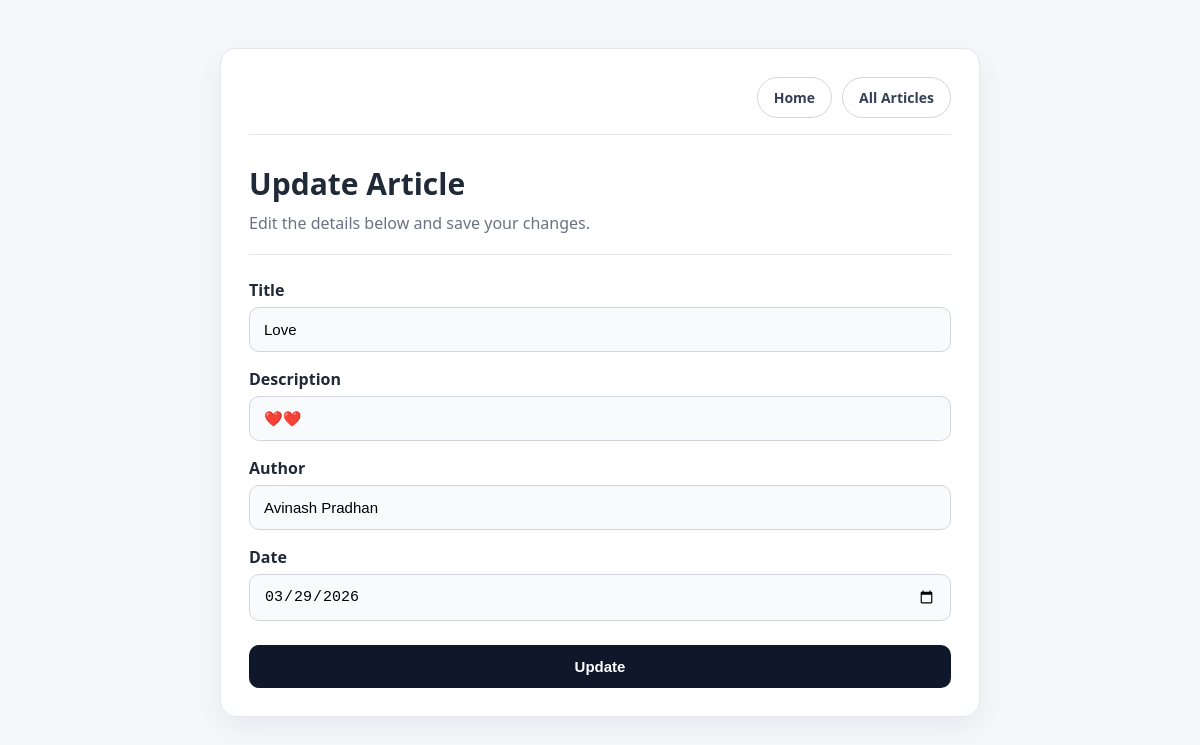
/update/39/, run on the app's committed database.
### myapp/models.py (models this page shows, shortened)
class ArticleModel(models.Model):
    title = models.CharField(max_length=100)
    description = models.TextField()
    author = models.CharField(max_length=100)
    date = models.DateField()

### myapp/views.py (the view, shortened to what this page needs)
# urls.py: path('update/<int:id>/', views.update_view, name='update'),
def update_view(request, id):
    articles = get_object_or_404(ArticleModel, id=id)
    return render(request, 'update.html', {'articles': articles})

### myapp/templates/update.html (shortened to what this page needs)
{% load django_browser_reload %}
<!DOCTYPE html>
<html lang="en">
<head>
</head>
<body>
    <div class="form-wrapper">
        <div class="form-card">
            <div class="navbar">
                <div class="nav-links">
                    <a href="{% url 'home' %}">Home</a>
                    <a href="{% url 'articles' %}">All Articles</a>
                </div>
            </div>
            <h1>Update Article</h1>
            <p class="subtitle">Edit the details below and save your changes.</p>
            <hr>
            <fieldset>
                <form action="" method="post">
                    <label for="title">Title</label>
                    <input type="text" name="title" id="title" placeholder="Enter Title" value="{{ articles.title }}" required>
                    <label for="description">Description</label>
                    <input type="text" name="description" id="description" placeholder="Enter Description" value="{{ articles.description }}" required>
                    <label for="author">Author</label>
                    <input type="text" name="author" id="author" placeholder="Enter Name" value="{{ articles.author }}" required>
                    <label for="date">Date</label>
                    <input type="date" name="date" id="date" value="{{ articles.date|date:'Y-m-d' }}" required>
                    <button class="submit-button" type="submit">Update</button>
                </form>
            </fieldset>
        </div>
    </div>
</body>
</html>

### myapp/templates/update.html (style rules this page uses)
body { margin: 0; font-family: "Segoe UI", Arial, sans-serif; min-height: 100vh; background: #f5f7fb; color: #1f2937; }
.form-wrapper { width: 100%; max-width: 760px; margin: 48px auto; padding: 0 20px; }
.form-card { background: #ffffff; border: 1px solid #e5e7eb; border-radius: 16px; padding: 28px; box-shadow: 0 10px 30px rgba(15, 23, 42, 0.06); }
.navbar { display: flex; justify-content: flex-end; gap: 12px; margin-bottom: 28px; padding-bottom: 16px; border-bottom: 1px solid #e5e7eb; flex-wrap: wrap; }
.nav-links { display: flex; gap: 10px; flex-wrap: wrap; }
.nav-links a { text-decoration: none; color: #334155; border: 1px solid #d1d5db; background: #ffffff; padding: 10px 16px; border-radius: 999px; font-size: 14px; font-weight: 600; transition: all 0.2s ease; }
h1 { margin: 0 0 8px; font-size: 30px; }
.subtitle { color: #6b7280; margin: 0 0 20px; }
hr { border: none; border-top: 1px solid #e5e7eb; margin: 20px 0 24px; }
fieldset { border: none; padding: 0; margin: 0; }
form { display: grid; gap: 16px; }
label { font-weight: 600; margin-bottom: -10px; }
input { width: 100%; padding: 13px 14px; border: 1px solid #d1d5db; border-radius: 10px; font-size: 15px; box-sizing: border-box; outline: none; background: #f9fafb; transition: border-color 0.2s ease, box-shadow 0.2s ease, background 0.2s ease; }
.submit-button { margin-top: 8px; border: none; border-radius: 10px; padding: 13px 18px; background: #0f172a; color: #ffffff; font-size: 15px; font-weight: 600; cursor: pointer; transition: background 0.2s ease, transform 0.2s ease; }

### data on the page
ArticleModel: title "Love", description "❤️❤️", author "Avinash Pradhan", date "03/29/2026"
